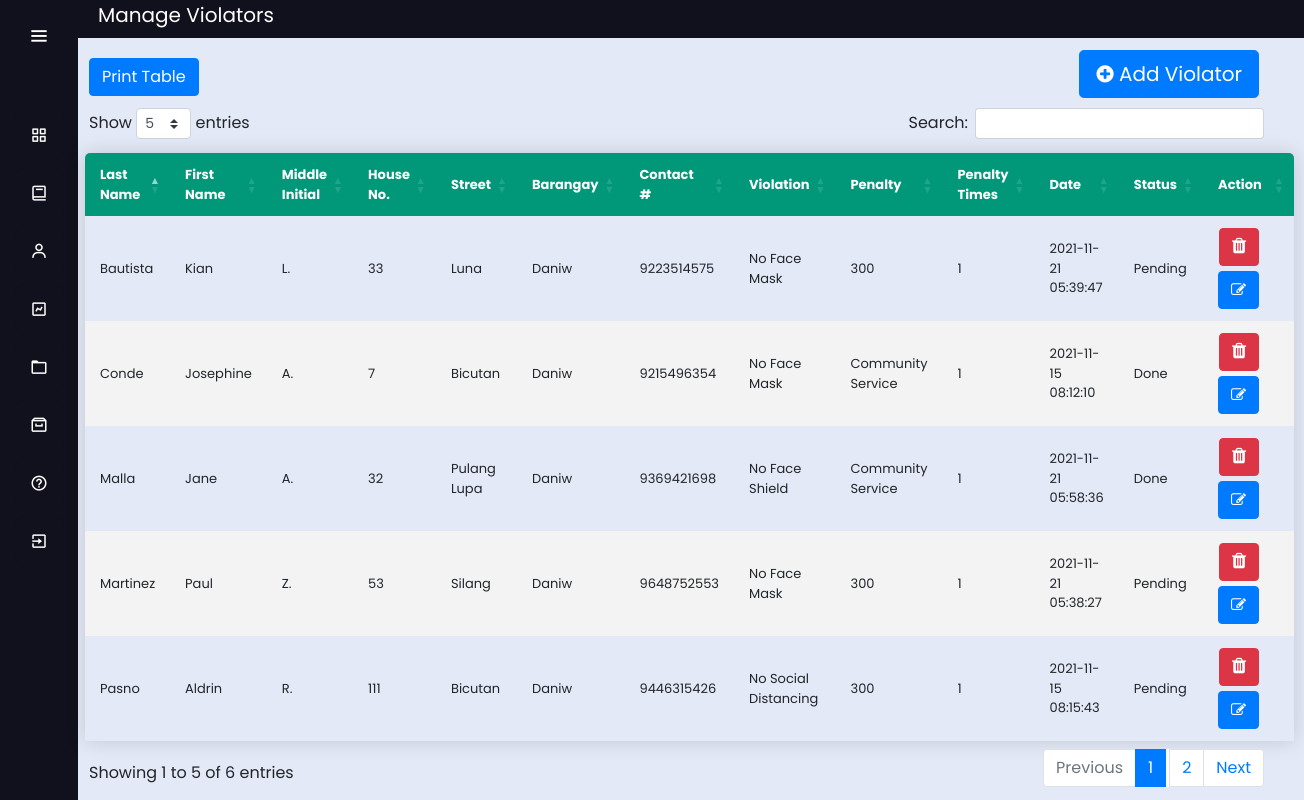
Page /daniw (signed in) on the committed database.
### app.py (models this page shows)
class violators(db.Model):
    id = db.Column(db.Integer, primary_key=True)
    last_name = db.Column(db.String(30))
    last_name = db.Column(db.String(30))
    first_name = db.Column(db.String(30))
    middle_name = db.Column(db.String(30))
    house_number = db.Column(db.String(30))
    street = db.Column(db.String(30))
    barangay = db.Column(db.String(30))
    contact = db.Column(db.Integer)
    violation = db.Column(db.String(30))
    penalty = db.Column(db.String(30))
    total_penalty = db.Column(db.Integer)
    date = db.Column(db.DateTime, nullable=False, default=datetime.utcnow)
    status = db.Column(db.String(30))

### app.py (the view)
@app.route('/daniw')
def daniw():
        conn = get_db_connection()
        daniw = conn.execute("SELECT * FROM violators where barangay='Daniw'").fetchall()
        conn.close()
        return render_template('daniw_tab.html',daniw=daniw);

### app.py (called while the page is built)
def get_db_connection():
    conn = sqlite3.connect('database.db')
    conn.row_factory = sqlite3.Row
    return conn
    conn.close()
    c = conn.cursor()

### templates/daniw_tab.html (shortened to what this page needs)
<!DOCTYPE html>
<html lang="en" dir="ltr">
  <head>
    <link rel="stylesheet" href="../static/css/style5.css">
    <link href='https://unpkg.com/boxicons@2.0.7/css/boxicons.min.css' rel='stylesheet'>
    <link rel="stylesheet" type="text/css" href="{{ url_for('static', filename="css/style2.css") }}">
  <link rel="stylesheet" href="https://cdnjs.cloudflare.com/ajax/libs/font-awesome/4.7.0/css/font-awesome.min.css">
  <link rel="stylesheet" href="https://stackpath.bootstrapcdn.com/bootstrap/4.3.1/css/bootstrap.min.css">
  <link rel="stylesheet" type="text/css" href="https://cdn.datatables.net/1.10.23/css/dataTables.bootstrap4.min.css">
  <link rel="stylesheet" type="text/css" href="https://cdnjs.cloudflare.com/ajax/libs/twitter-bootstrap/4.5.2/css/bootstrap.css">
   </head>
<body>
 <div class="sidebar" style="z-index: 1;">
    <div class="logo-details">
        <i class='bx bx-menu' id="btn" ></i>
    </div>
    <br>
    <ul class="nav-list">
      <li>
        <a href="{{ url_for('daniw_dashboard') }}">
          <i class='bx bx-grid-alt'></i>
        </a>
      </li>
      <li>
       <a href="{{ url_for('daniw') }}">
         <i class='bx bx-book' ></i>
       </a>
     </li>
      <li>
       <a href="{{ url_for('daniw_service') }}">
         <i class='bx bx-user' ></i>
       </a>
     </li>
     <li>
       <a href="{{ url_for('daniw_chart') }}">
         <i class='bx bx-chart' ></i>
       </a>
     </li>
     <li>
       <a href="{{ url_for('daniw_logs') }}">
         <i class='bx bx-folder' ></i>
       </a>
     </li>
     <li>
       <a href="{{ url_for('daniw_archive') }}">
         <i class='bx bx-archive' ></i>
       </a>
     </li>
     <li>
       <a href="{{ url_for('daniw_guidelines') }}">
         <i class='bx bx-help-circle' ></i>
       </a>
     </li>
     <li>
       <a href="{{ url_for('login') }}">
         <i class='bx bx-exit' ></i>
       </a>
     </li>
    </ul>
  </div>
  <section class="home-section">
   {% extends 'daniw_table.html' %}

### templates/daniw_table.html (shortened to what this page needs)
{% block content %}
      <p style="background: #11101D; font-size: 20px; color: white;"> <label style="margin-left: 20px;">Manage Violators </label><label style="float: right; margin-right: 20px;"></label>
      </p></br><br><br>
<div class="main" style="margin-left: 1px; margin-top: -90px;">
      <br>
  <a href="{{url_for('add', table="dvl")}}" class="btn btn-lg btn-primary" title="Click to Add" style="float: right; margin-right: 5px; margin-top: -10px;"><i class="fa fa-plus-circle" aria-hidden="true"></i> Add Violator</a>
  <br><br>
  <input style="float: left; margin-top: -50px; margin-left: px;" type="button" class="btn btn-xs btn-primary" value="Print Table" onclick="myApp.printTable()" />
  <table class="content-table" id="example"  style="width: calc(100% - -30px); margin-left: -4px; font-size: 13px;">
  <thead style="background-color: ;">
  <tr >
    <th>Last Name</th>
    <th>First Name</th>
    <th>Middle Initial</th>
    <th>House No.</th>
    <th>Street</th>
    <th>Barangay</th>
    <th>Contact #</th>
    <th>Violation</th>
    <th>Penalty</th>
    <th>Penalty Times</th>
    <th>Date</th>
    <th>Status</th>
    <th style="width: 110px;">Action</th>
  </tr>
  </thead>
  {%for bb in daniw%}
  <tr>
  <td>{{bb['last_name']}}</td>
  <td>{{bb['first_name']}}</td>
  <td>{{bb['middle_name']}}</td>
  <td>{{bb['house_number']}}</td>
  <td>{{bb['street']}}</td>
    <td>{{bb['barangay']}}</td>
    <td>{{bb['contact']}}</td>
    <td>{{bb['violation']}}</td>
    <td>{{bb['penalty']}}</td>
    <td>{{bb['total_penalty']}}</td>
    <td>{{bb['date']}}</td>
    <td>{{bb['status']}}</td>
    <td>
      <center>
       <a href="{{url_for('delete', table="dvl",id=bb['id'],last_name=bb['last_name'] ,first_name=bb['first_name'] ,middle_name=bb['middle_name'] ,house_number=bb['house_number'] ,street=bb['street'] ,barangay=bb['barangay'] ,contact=bb['contact'] ,violation=bb['violation'] ,penalty=bb['penalty'] ,total_penalty=bb['total_penalty'] ,date=bb['date'] ,status=bb['status'])}}" class="btn btn-xs btn-danger" title="Click to Delete" style="margin-bottom: 5px;"><i class="fa fa-trash" aria-hidden="true" style="font-size: 18px;"></i></a>
      <a href="{{url_for('edit', table="dvl",id=bb['id'], last_name=bb['last_name'])}}" class="btn btn-xs btn-primary" title="Click to Edit"><i class="fa fa-pencil-square-o" aria-hidden="true" style="font-size: 15px;"></i></a>
      </center>
    </td>
  </tr>
  {%endfor%}
  </table>
  </div>
{% endblock %}

### static/css/style5.css (style rules this page uses)
* { margin: 0; padding: 0; box-sizing: border-box; font-family: "Poppins" , sans-serif; }
.sidebar { position: fixed; left: 0; top: 0; height: 100%; width: 78px; background: #11101D; padding: 6px 14px; z-index: 99; transition: all 0.5s ease; }
.sidebar .logo-details { height: 60px; display: flex; align-items: center; position: relative; }
.sidebar .logo-details #btn { position: absolute; top: 50%; right: 0; transform: translateY(-50%); font-size: 22px; transition: all 0.4s ease; font-size: 23px; text-align: center; cursor: pointer; transition: all 0.5s ease; }
.sidebar i { color: #fff; height: 60px; min-width: 50px; font-size: 28px; text-align: center; line-height: 60px; }
.sidebar .nav-list { margin-top: 20px; height: 100%; }
.sidebar li { position: relative; margin: 8px 0; list-style: none; }
.sidebar li a { display: flex; height: 100%; width: 100%; border-radius: 12px; align-items: center; text-decoration: none; transition: all 0.4s ease; background: #11101D; }
.sidebar li i { height: 50px; line-height: 50px; font-size: 18px; border-radius: 12px; }
.home-section { position: relative; background: #E4E9F7; min-height: 100vh; top: 0; left: 78px; width: calc(100% - 78px); transition: all 0.5s ease; z-index: 2; }
.content-table { font-family: "Poppins" , sans-serif; border-collapse: collapse; margin: 25px 0; margin-top: 200px; font-size: 14px; min-width: 400px; border-radius: 5px 5px 0 0; overflow: hidden; box-shadow: 0 0 20px rgba(0, 0, 0, 0.15); margin-left: 20px; width: ; margin-top: -10px; width: calc(100% - 50px); }
.content-table thead tr { background-color: #009879; color: #ffffff; text-align: left; font-weight: bold; }
.content-table th, .content-table td { padding: 12px 15px; }
.content-table tbody tr { border-bottom: 1px solid #dddddd; }
.content-table tbody tr:nth-of-type(even) { background-color: #f3f3f3; }
.content-table tbody tr:last-of-type { border-bottom: 2px solid #009879; }

### static/css/style2.css (style rules this page uses)
body { margin:0px; padding: 0px; background-color:#1b203d; overflow: hidden; font-family: bernard; color: #1b203d; }
.main { margin-top: 50px; margin-left: 315px; margin-right: 30px; padding: 0px 10px; }
.btn { float: right; margin-right: 20px; }
table.dataTable thead .sorting:after, table.dataTable thead .sorting:before, table.dataTable thead .sorting_asc:after, table.dataTable thead .sorting_asc:before, table.dataTable thead .sorting_asc_disabled:after, table.dataTable thead .sorting_asc_disabled:before, table.dataTable thead .sorting_desc:after, table.dataTable thead .sorting_desc:before, table.dataTable thead .sorting_desc_disabled:after, table.dataTable thead .sorting_desc_disabled:before { bottom: .5em; }

### rows in the picture
violators: last_name "Pasno", first_name "Aldrin", middle_name "R.", house_number "111", street "Bicutan", barangay "Daniw", contact "9446315426", violation "No Social Distancing", penalty "300", total_penalty "1", date "2021-11-15 08:15:43", status "Pending"
violators: last_name "Conde", first_name "Josephine", middle_name "A.", house_number "7", street "Bicutan", barangay "Daniw", contact "9215496354", violation "No Face Mask", penalty "Community Service", total_penalty "1", date "2021-11-15 08:12:10", status "Done"
violators: last_name "Martinez", first_name "Paul", middle_name "Z.", house_number "53", street "Silang", barangay "Daniw", contact "9648752553", violation "No Face Mask", penalty "300", total_penalty "1", date "2021-11-21 05:38:27", status "Pending"
violators: last_name "Malla", first_name "Jane", middle_name "A.", house_number "32", street "Pulang Lupa", barangay "Daniw", contact "9369421698", violation "No Face Shield", penalty "Community Service", total_penalty "1", date "2021-11-21 05:58:36", status "Done"
violators: last_name "Bautista", first_name "Kian", middle_name "L.", house_number "33", street "Luna", barangay "Daniw", contact "9223514575", violation "No Face Mask", penalty "300", total_penalty "1", date "2021-11-21 05:39:47", status "Pending"
